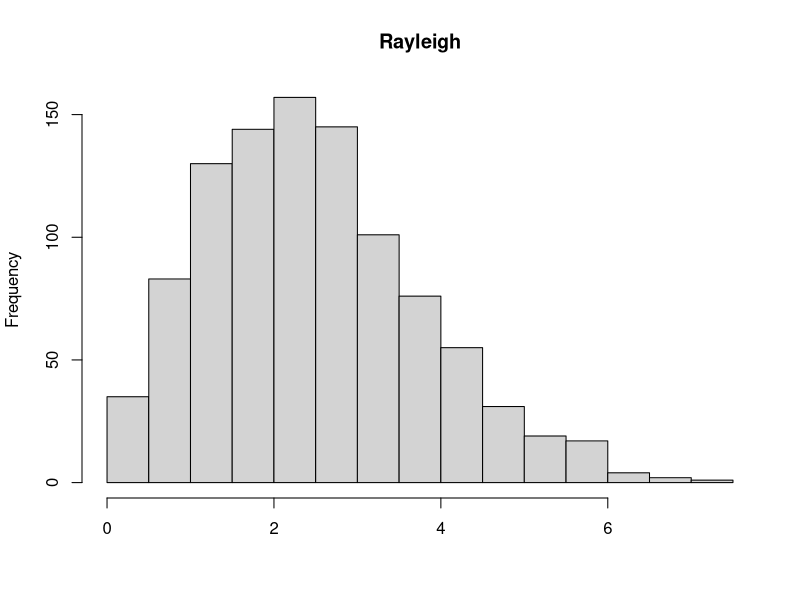
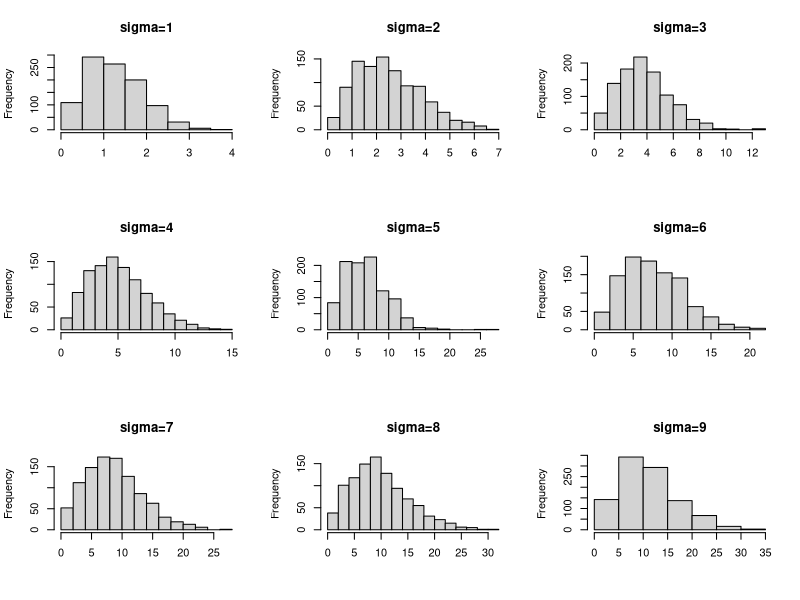
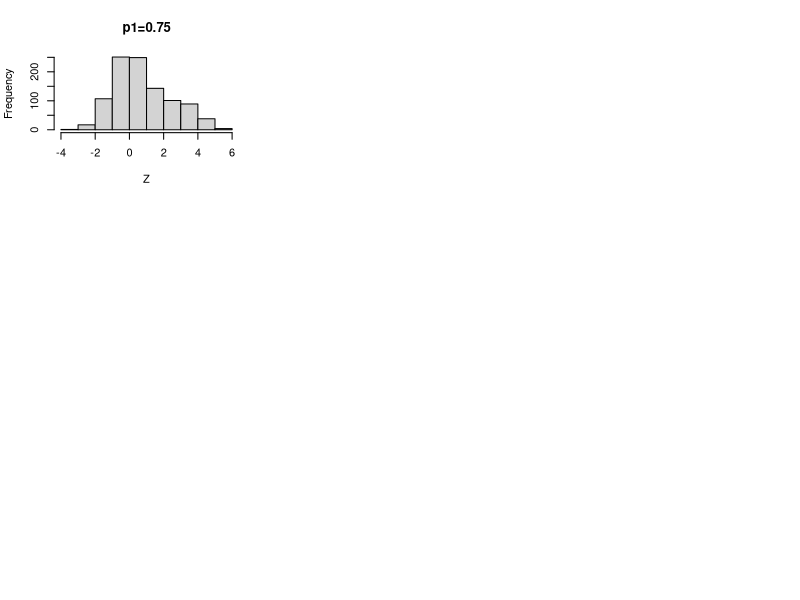
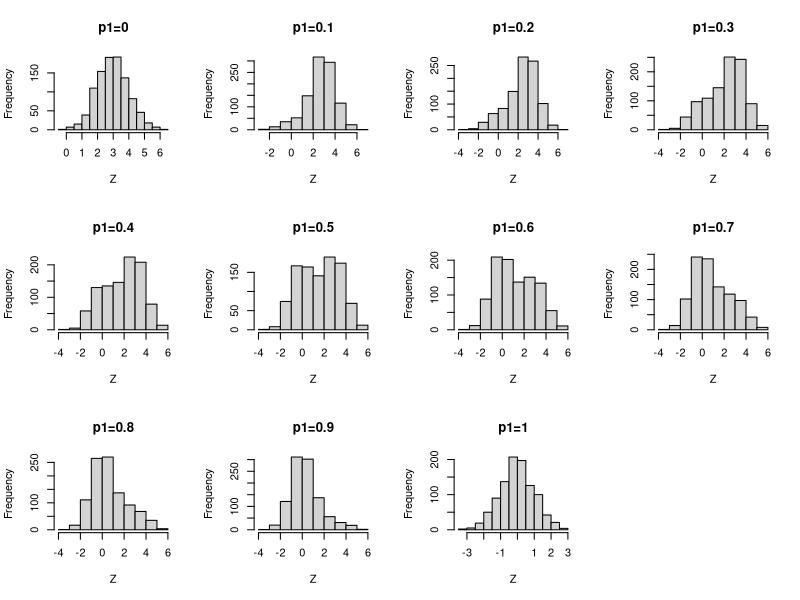

Generate these figures, in order, with R:
## ---- chunk 1
Rayleigh =function(sigma, n){
  for(i in 1:n) {
    U=runif(n)
    V=1-U
    X = sigma * sqrt(-2 * log(V))
  }
  return(X)
}
sigma = 2
n = 1000

hist(Rayleigh(sigma, n),main = "Rayleigh",xlab="")
## ---- chunk 2
sigma=c(1:9)
n=1000
par(mfrow=c(3,3))
for(i in 1:9){
  title=paste0("sigma=",sigma[i])
  hist(Rayleigh(sigma[i], n),main = title,xlab="")
}
## ---- chunk 3
n=1000
X1=rnorm(n,0,1)
X2=rnorm(n,3,1)
u <- runif(n)
p1=as.integer(u < 0.75) 
p2=1-p1
Z=p1*X1+p2*X2
hist(Z,main = "p1=0.75")
## ---- chunk 4
p=seq(0,1,0.1)
par(mfrow=c(3,4))
for(i in 1:11){
  p1=as.integer(u < p[i]) 
  p2=1-p1
  Z=p1*X1+p2*X2
  title=paste0("p1=",p[i])
  hist(Z,main=title)
}
## ---- chunk 5
Poisson_Gamma=function(n, t, lambda, r, beta) {
  N =rpois(n, lambda * t)
  X=sapply(N, function(N, r, beta) sum(rgamma(N, r,beta)), r,beta)
  return(X)
}

test=function(n, t, lambda, r, beta) {
  x=Poisson_Gamma(n, t, lambda, r,beta)
  ## 样本均值
  sm=mean(x) 
  ## 理论均值
  vm=var(x)
  ## 样本方差
  tm=lambda * t * r/beta
  ## 理论方差
  tv=lambda * t * (1 + r) * r/beta^2
  
  ## 输出结果样式
  cat("r=",r,"beta=",beta,"\n")
  cat("样本均值:", sm, "  ")
  cat("理论均值:", vm, "\n")
  cat("样本方差:", tm, "  ")
  cat("理论方差:", tv, "\n\n")
}

## 参数值
n=1000
lambda_seq=c(1:3)
r_seq=c(1:3)
beta_seq=c(1:3)
t=10

for (lambda in lambda_seq) {
  for (r in r_seq) {
    for (beta in beta_seq) {
      test(n, t, lambda,r,beta)
    }
  }
}

